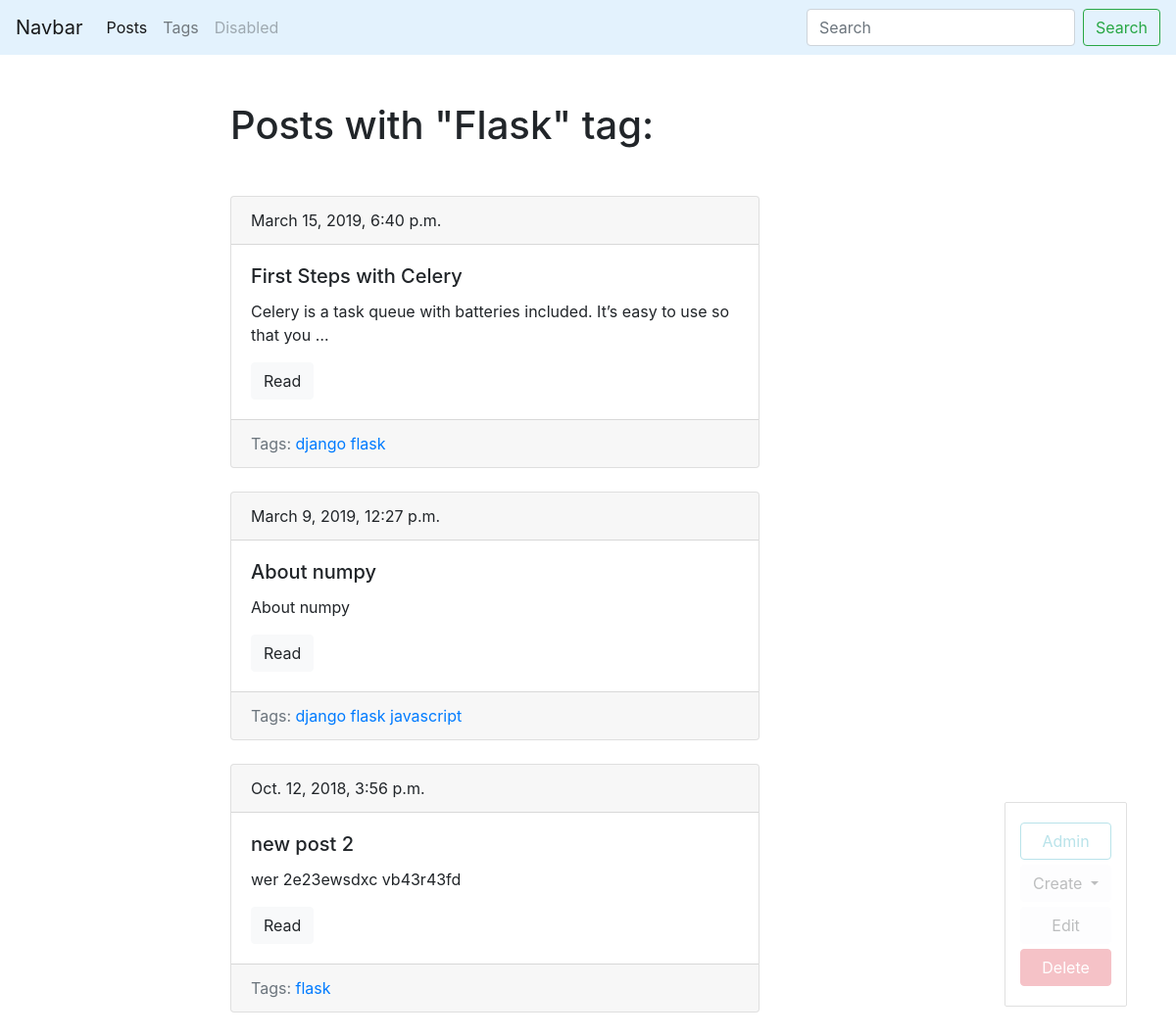
The app's page /blog/tag/flask/ (signed in) with its own data.
### blog/models.py (models this page shows, shortened)
class Tag(models.Model):
    title = models.CharField(max_length=150)
    slug = models.SlugField(max_length=150, unique=True)
    def get_absolute_url(self):
        return reverse('tag_detail_url', kwargs={'slug': self.slug})
    def get_update_url(self):
        return reverse('tag_update_url', kwargs={'slug': self.slug})
    def get_delete_url(self):
        return reverse('tag_delete_url', kwargs={'slug': self.slug})
    class Meta:
        ordering = ['title']

class Post(models.Model):
    title = models.CharField(max_length=150, db_index=True)
    slug = models.SlugField(max_length=150, blank=True, unique=True)
    body = models.TextField(blank=True, db_index=True)
    tags = models.ManyToManyField('Tag', blank=True, related_name='posts')
    date_pub = models.DateTimeField(auto_now_add=True)
    def get_absolute_url(self):
        return reverse('post_detail_url', kwargs={'slug': self.slug})
    class Meta:
        ordering = ['-date_pub']

### blog/views.py (the view)
# urls.py: path('tag/<str:slug>/', TagDetail.as_view(), name='tag_detail_url'),
class TagDetail(ObjectDetailMixin, View):
    model = Tag
    template = 'blog/tag_detail.html'

### blog/utils.py (called while the page is built)
    def get(self, request, slug):
        obj = get_object_or_404(self.model, slug__iexact=slug)
        return render(request, self.template, context={self.model.__name__.lower(): obj, 'admin_object': obj,
                                                       'detail': True})

### blog/templates/blog/tag_detail.html (shortened to what this page needs)
{% extends 'blog/base_blog.html' %}
{% block content %}
    <h1 class="mb-5">Posts with "{{ tag.title|title }}" tag:</h1>
        {% for post in tag.posts.all %}
            {% include 'blog/includes/post_card_template.html' %}
        {% endfor %}
{% endblock %}

### blog/templates/blog/includes/post_card_template.html
<div class="card mb-4">
  <div class="card-header">
      {{ post.date_pub }}
  </div>
  <div class="card-body">
    <h5 class="card-title">{{ post.title }}</h5>
    <p class="card-text">{{ post.body|truncatewords:15 }}</p>
    <a href="{{ post.get_absolute_url }}" class="btn btn-light">Read</a>
  </div>
    <div class="card-footer text-muted">
        Tags:
        {% for tag in post.tags.all %}
            <a href="{{ tag.get_absolute_url}}">{{ tag.title }}</a>
        {% endfor %}
    </div>
</div>

### records on screen
Tag: title "Flask", title "flask"
Post: date_pub "March 15, 2019, 6:40 p.m.", title "First Steps with Celery", body "Celery is a task queue with batteries included. It’s easy to use so that you …"
Tag: title "django"
Post: date_pub "March 9, 2019, 12:27 p.m.", title "About numpy", body "About numpy"
Tag: title "javascript"
Post: date_pub "Oct. 12, 2018, 3:56 p.m.", title "new post 2", body "wer 2e23ewsdxc vb43r43fd"
